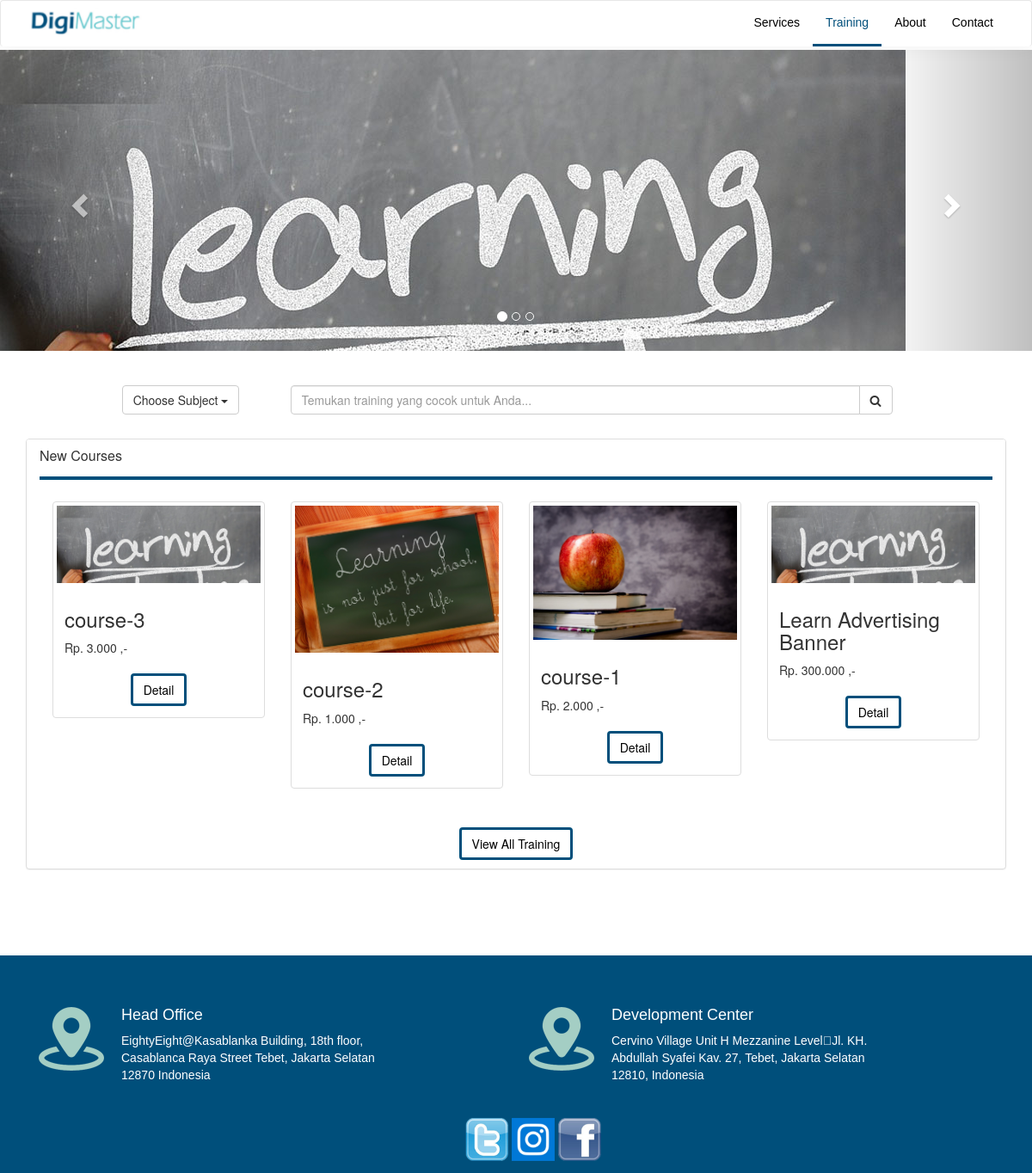
The page / on the database its author committed.
### tables this page shows
CREATE TABLE IF NOT EXISTS `digimaster__header_content` (
  `digimaster_header_id` int(11) NOT NULL AUTO_INCREMENT,
  `digimaster_header_type` enum('logo','favicon','menu','title') DEFAULT NULL,
  `digimaster_header_img` varchar(100) DEFAULT NULL,
  `digimaster_header_title` varchar(100) DEFAULT NULL,
  `digimaster_header_url` varchar(100) DEFAULT NULL,
  `digimaster_header_content` text,
  `digimaster_header_update_on` timestamp NOT NULL DEFAULT CURRENT_TIMESTAMP ON UPDATE CURRENT_TIMESTAMP,
  `digimaster_header_created_on` timestamp NOT NULL DEFAULT CURRENT_TIMESTAMP,
  `digimaster_header_status` enum('Y','N') NOT NULL DEFAULT 'Y',
  PRIMARY KEY (`digimaster_header_id`)
);

CREATE TABLE IF NOT EXISTS `digimaster__banner` (
  `digimaster_banner_id` int(11) NOT NULL AUTO_INCREMENT,
  `digimaster_banner_title` varchar(100) DEFAULT NULL,
  `digimaster_banner_img` varchar(100) DEFAULT NULL,
  `digimaster_banner_update_on` timestamp NOT NULL DEFAULT CURRENT_TIMESTAMP ON UPDATE CURRENT_TIMESTAMP,
  `digimaster_banner_created_on` timestamp NOT NULL DEFAULT CURRENT_TIMESTAMP,
  `digimaster_banner_status` enum('Y','N') DEFAULT 'Y',
  PRIMARY KEY (`digimaster_banner_id`)
);

CREATE TABLE IF NOT EXISTS `digimaster__main_content` (
  `digimaster_main_id` int(11) NOT NULL AUTO_INCREMENT,
  `digimaster_subject_id` int(11) NOT NULL,
  `digimaster_main_slug` varchar(50) NOT NULL,
  `digimaster_main_name` varchar(50) NOT NULL,
  `digimaster_main_img` varchar(50) NOT NULL,
  `digimaster_main_description` text NOT NULL,
  `digimaster_main_price` decimal(12,2) NOT NULL,
  `digimaster_main_discount_type` enum('%','Nominal') DEFAULT NULL,
  `digimaster_main_discount_value` decimal(12,2) DEFAULT NULL,
  `digimaster_main_update_on` timestamp NOT NULL DEFAULT CURRENT_TIMESTAMP ON UPDATE CURRENT_TIMESTAMP,
  `digimaster_main_created_on` timestamp NOT NULL DEFAULT CURRENT_TIMESTAMP,
  `digimaster_main_status` enum('Y','N') NOT NULL DEFAULT 'Y',
  PRIMARY KEY (`digimaster_main_id`)
);

CREATE TABLE IF NOT EXISTS `digimaster__footer_content` (
  `digimaster_footer_id` int(11) NOT NULL AUTO_INCREMENT,
  `digimaster_footer_type` enum('social media','head office','development center') DEFAULT NULL,
  `digimaster_footer_img` varchar(50) DEFAULT NULL,
  `digimaster_footer_title` varchar(100) DEFAULT NULL,
  `digimaster_footer_url` text,
  `digimaster_footer_content` text,
  `digimaster_footer_update_on` timestamp NOT NULL DEFAULT CURRENT_TIMESTAMP ON UPDATE CURRENT_TIMESTAMP,
  `digimaster_footer_created_on` timestamp NOT NULL DEFAULT CURRENT_TIMESTAMP,
  `digimaster_footer_status` enum('Y','N') NOT NULL DEFAULT 'Y',
  KEY `digimaster_footer_id` (`digimaster_footer_id`)
);

### apps/modules/home/controllers/Home.php (called while the page is built, shortened)
<?php
	class Home extends MY_General {
		public function __construct()
	    {
	        parent::__construct();
	        $this->load->model('Digimaster_model');
	        $this->load->library('pagination');
	    }
		public function index()
		{
			$this->data['main_content'] 	=	$this->Digimaster_model->where(array('digimaster_main_status' => 'Y'))->setLimit(4)->orderBy('digimaster_main_created_on','desc')->digimaster__main_content_all();
			$this->data['ms_subject']	=	$this->Digimaster_model->where(array('digimaster_subject_status' => 'Y'))->digimaster__master_subject_all();
			$this->data['banner'] 	=	$this->Digimaster_model->where(array('digimaster_banner_status' => 'Y'))->digimaster__banner_all();
			$this->load->view('main', $this->data);
		}
	}
?>

### index.php (called while the page is built, shortened)
<?php
require_once BASEPATH.'core/CodeIgniter.php';

### apps/models/Digimaster_model.php (called while the page is built, shortened)
<?php
	class Digimaster_model extends CI_Model {
		public function orderBy($field, $direction = 'asc') {
			$this->db->order_by($field, $direction);
			return $this;
		}
		public function where($where = '') {
			if($where != '') $this->db->where($where);
			return $this;
		}
		public function setLimit($limit, $start = 0) {
	    	$this->db->limit($limit, $start);
	        return $this;
	    }
	    public function digimaster__footer_content_all(){
	    	return $this->db->get('digimaster__footer_content')->result_array();
	    }
	    public function digimaster__header_content_all(){
	    	return $this->db->get('digimaster__header_content')->result_array();
	    }
	    public function digimaster__header_content_single(){
	    	return $this->db->get('digimaster__header_content')->row_array();
	    }
	    public function digimaster__banner_all(){
	    	return $this->db->get('digimaster__banner')->result_array();
	    }
	    public function digimaster__main_content_all(){
	    	return $this->db->get('digimaster__main_content')->result_array();
	    }
	}

### apps/core/MY_Controller.php (called while the page is built, shortened)
<?php
	class MY_General extends MY_Controller{
		function __construct()
		{
			$this->data['logo'] 			=	$this->Digimaster_model->where(array('digimaster_header_type' => 'logo', 'digimaster_header_status' => 'Y'))->digimaster__header_content_single();
			$this->data['menu'] 			=	$this->Digimaster_model->where(array('digimaster_header_type' => 'menu', 'digimaster_header_status' => 'Y'))->digimaster__header_content_all();
			$this->data['social_media'] 	=	$this->Digimaster_model->where(array('digimaster_footer_type' => 'social media', 'digimaster_footer_status' => 'Y'))->digimaster__footer_content_all();
			$this->data['except_social_media']	=	$this->Digimaster_model->where(array('digimaster_footer_type !=' => 'social media', 'digimaster_footer_status' => 'Y'))->digimaster__footer_content_all();
		}
	}
?>

### apps/modules/home/views/main.php (the view, shortened to what this page needs)
<?php $this->load->view('header'); ?>
	<div id="myCarousel" class="carousel slide" data-ride="carousel">
		<ol class="carousel-indicators">
			<?php foreach($banner as $b): ?>
				<li data-target="#myCarousel" data-slide-to="<?=$b['digimaster_banner_id']-1?>" class="<?=($b['digimaster_banner_id']-1) == 0 ? 'active' : ''?>"></li>
			<?php endforeach; ?>
		</ol>
		<div class="carousel-inner banner">
			<?php foreach($banner as $b): ?>
				<div class="item <?=($b['digimaster_banner_id']-1) == 0 ? 'active' : ''?>">
					<img src="<?=img($b['digimaster_banner_img'])?>" alt="">
				</div>
			<?php endforeach; ?>
		</div>
		<a class="left carousel-control" href="#myCarousel" data-slide="prev">
			<span class="glyphicon glyphicon-chevron-left"></span>
		</a>
		<a class="right carousel-control" href="#myCarousel" data-slide="next">
			<span class="glyphicon glyphicon-chevron-right"></span>
		</a>
	</div>
	<div class="container-fluid">
		<br><br>
		<div class="row" align="center">
			<div class="col-md-1"></div>
			<div class="col-md-2">
				<div class="dropdown" style="display: inline-block;">
					<button class="btn btn-default dropdown-toggle btn-block" type="button" data-toggle="dropdown">		Choose Subject
						<span class="caret"></span>
					</button>
				</div>
			</div>
			<div class="col-md-7">
				<form action="#" method="GET" class="navbar-form navbar-left m-t-0" role="search">
					<div class="col-md-5 input-group search">
						<input type="text" class="form-control input-block" placeholder="Temukan training yang cocok untuk Anda...">
						<div class="input-group-btn">
							<button class="btn btn-default" type="submit">
								<i class="fa fa-search"></i>
							</button>
						</div>
					</div>
				</form>
			</div>
			<div class="col-md-1"></div>
		</div>
		<br>
		<div class="row">
			<div class="col-lg-12">
				<div class="panel panel-default">
					<div class="panel-heading">
						<h3 class="panel-title">New Courses</h3>
					</div>
					<div class="panel-body">
						<div class="row">
							<?php foreach($main_content as $mc): ?>
								<div class="col-sm-6 col-md-3">
									<div class="thumbnail">
										<img src="<?=img($mc['digimaster_main_img'])?>" alt="...">
										<div class="caption">
											<h3><?=$mc['digimaster_main_name']?></h3>
											<span>Rp. <?=number_format($mc['digimaster_main_price'], 0, ",",".")?> ,-</span>
											<div align="center"><br>
												<a href="<?=base_url('detail/'.$mc['digimaster_main_slug'])?>" class="btn btn-view-more" role="button">Detail <i class="icon-double-angle-right"></i></a>
											</div>
										</div>
									</div>
								</div>
							<?php endforeach; ?>
						</div>
					</div>
					<div class="panel-footer new-training">
						<div align="center">
							<a href="<?=base_url('list')?>" class="btn btn-view-more" role="button">View All Training</a>
						</div>
					</div>
				</div>
			</div>
		</div>
	</div>
<?php $this->load->view('footer'); ?>

### apps/views/header.php (shortened to what this page needs)
<!DOCTYPE html>
<html>
<head>
	<link rel="stylesheet" type="text/css" href="<?=css('bootstrap.min.css')?>">
	<link rel="stylesheet" type="text/css" href="<?=css('custom.css')?>">
	<link rel="stylesheet" type="text/css" href="https://cdnjs.cloudflare.com/ajax/libs/font-awesome/4.7.0/css/font-awesome.min.css">
</head>
<body>
	<header>
		<nav class="navbar navbar-default m-b-0">
			<div class="container">
				<div class="navbar-header">
					<a class="navbar-brand" href="<?=base_url($logo['digimaster_header_url'])?>">
						<img src="<?=img($logo['digimaster_header_img'])?>" class="logo-desktop" alt="digimaster">
					</a>
				</div>
				<div class="collapse navbar-collapse" id="nav-collapse-1">
					<ul class="nav navbar-nav navbar-right">
						<?php foreach($menu as $m): ?>
							<li><a href="<?=base_url($m['digimaster_header_url'])?>" class="<?=$active_segment === $m['digimaster_header_url'] ? 'active' : ''?>"><?=$m['digimaster_header_content']?></a></li>
						<?php endforeach; ?>
					</ul>
				</div>
			</div>
		</nav>
	</header>

### apps/views/footer.php (shortened to what this page needs)
<footer class="contact">
		<div class="container">
			<div class="row">
				<div class="content">
						<?php foreach($except_social_media as $esm): ?>
							<div class="col-md-<?=12/$number_of_rows?>">
								<div class="top">
									<img src="<?=img($esm['digimaster_footer_img'])?>" alt="">
									<div class="desc">
										<h4 class="title"><?=$esm['digimaster_footer_title']?></h4>
										<p class="description"><?=$esm['digimaster_footer_content']?></p>
									</div>
								</div>
							</div>
						<?php endforeach; ?>
						<ul class="social-media text-center">
							<?php foreach($social_media as $sm): ?>
								<li>
									<a href="http://<?=$sm['digimaster_footer_url']?>">
										<img src="<?=img($sm['digimaster_footer_img'])?>" class="img-responsive">
									</a>
								</li>
							<?php endforeach; ?>
						</ul>
					</div>
				</div>
			</div>
		</footer>
	</body>
</html>

### assets/css/custom.css (style rules this page uses)
.banner { height: 350px; position: bottom center; }
.btn-view-more { border: 3px solid #004F7B; background: none; color: black; border-radius: 5; }
.row { margin-left: 0; margin-right: 0; }
.m-b-0 { margin-bottom: 0 }
.m-t-0 { margin-top: 0; }
@media (min-width:1200px) { .search { width: 700px; } }
.navbar.navbar-default .navbar-brand img.logo-desktop { width: 140px; margin-top: -10px }
footer.contact { margin: 80px 0 0; width: 100%; overflow: hidden; background: #004f7b; overflow: hidden; }
footer.contact .container .row .content { margin-top: 40px; }
footer.contact .container .row .content .top, footer.contact .container .row .content .bottom { margin-bottom: 40px; }
footer.contact .container .row .content .top img, footer.contact .container .row .content .bottom img { float: left; margin-right: 20px; }
footer.contact .container .row .content .top h4.title, footer.contact .container .row .content .bottom h4.title { color: #fff; font-family: "montserrat-medium", Helvetica, Arial, sans-serif; }
footer.contact .container .row .content .top p.description, footer.contact .container .row .content .bottom p.description { color: #fff; font-family: "opensans-regular", Helvetica, Arial, sans-serif; max-width: 80%; padding-left: 96px; }
footer.contact .container .row .content ul.social-media { list-style: none; margin-top: 50px; }
footer.contact .container .row .content ul.social-media li { display: inline-block; }
footer.contact .container .row .content ul.social-media li a img { width: 50px; height: 50px; }
.navbar.navbar-default { background: #Fff; border-bottom: none; -moz-box-shadow: 1px 3px 19px rgba(0, 0, 0, 0.05); -webkit-box-shadow: 1px 3px 19px rgba(0, 0, 0, 0.05); box-shadow: 1px 3px 19px rgba(0, 0, 0, 0.05); margin-bottom: 4px; }
.navbar.navbar-default .navbar-brand img.logo-desktop { width: 140px; }
.navbar.navbar-default .navbar-nav li a { font-family: "montserrat-regular", Helvetica, Arial, sans-serif; font-size: 14px; color: #000000; }
.navbar.navbar-default .navbar-nav li a.active { color: #004f7b; background: transparent; border-bottom: 3px solid #004f7b; }
.new-training { padding: 10px 15px; background-color: transparent; border-top: none; border-bottom-right-radius: 3px; border-bottom-left-radius: 3px; }

### rows shown on the page
digimaster__header_content: digimaster_header_img (picture)
digimaster__header_content: digimaster_header_content "Services"
digimaster__header_content: digimaster_header_content "Training"
digimaster__header_content: digimaster_header_content "About"
digimaster__header_content: digimaster_header_content "Contact"
digimaster__banner: digimaster_banner_img (picture)
digimaster__main_content: digimaster_main_img (picture), digimaster_main_name "course-3", digimaster_main_price "3.000"
digimaster__main_content: digimaster_main_img (picture), digimaster_main_name "course-2", digimaster_main_price "1.000"
digimaster__main_content: digimaster_main_img (picture), digimaster_main_name "course-1", digimaster_main_price "2.000"
digimaster__main_content: digimaster_main_img (picture), digimaster_main_name "Learn Advertising Banner", digimaster_main_price "300.000"
digimaster__footer_content: digimaster_footer_img (picture), digimaster_footer_title "Head Office", digimaster_footer_content "EightyEight@Kasablanka Building, 18th floor, Casablanca Raya Street Tebet, Jakarta Selatan 12870 Indonesia"
digimaster__footer_content: digimaster_footer_img (picture), digimaster_footer_title "Development Center", digimaster_footer_content "Cervino Village Unit H Mezzanine Level\u0003Jl. KH. Abdullah Syafei Kav. 27, Tebet, Jakarta Selatan 12810, Indonesia"
digimaster__footer_content: digimaster_footer_img (picture)
digimaster__footer_content: digimaster_footer_img (picture)
digimaster__footer_content: digimaster_footer_img (picture)
